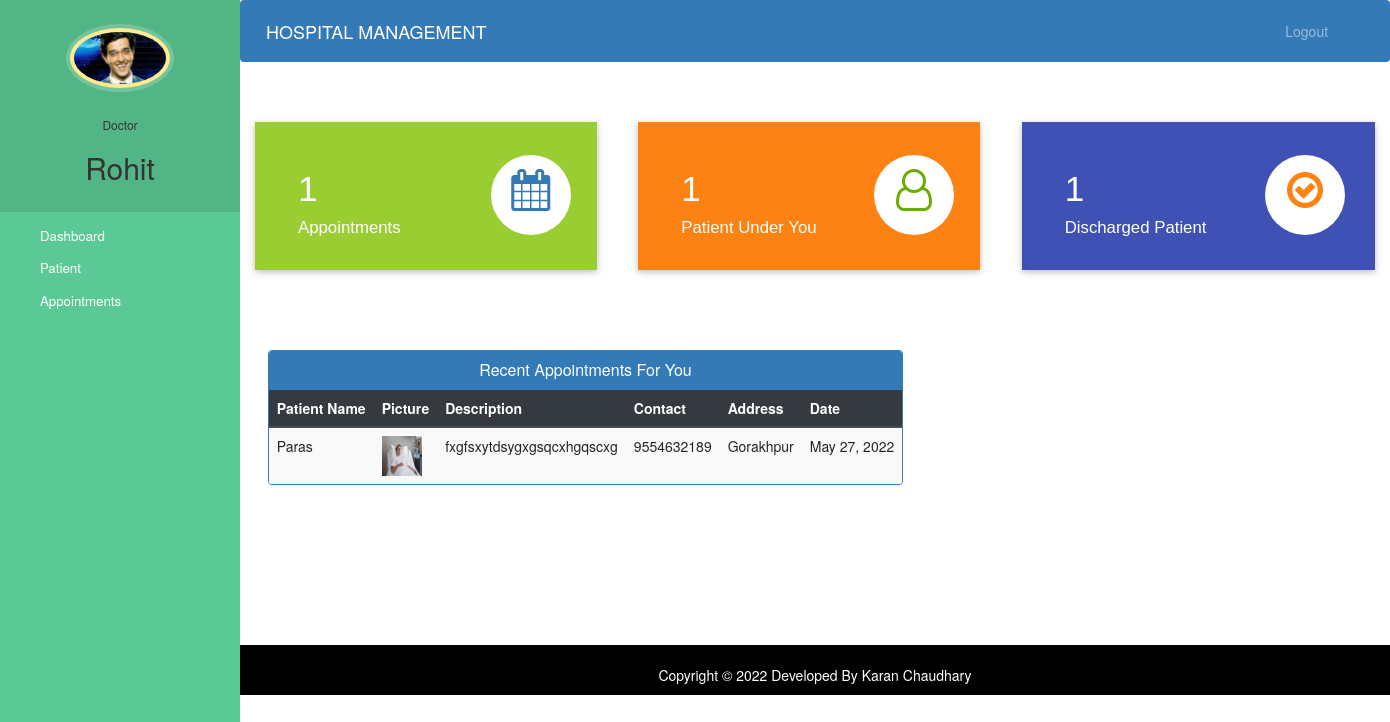
Screenshot of /doctor-dashboard (signed in) with the database file from the repository.
### hospital/models.py (models this page shows, shortened)
class Doctor(models.Model):
    user=models.OneToOneField(User,on_delete=models.CASCADE)
    profile_pic= models.ImageField(upload_to='profile_pic/DoctorProfilePic/',null=True,blank=True)
    address = models.CharField(max_length=40)
    mobile = models.CharField(max_length=20,null=True)
    department= models.CharField(max_length=50,choices=departments,default='Cardiologist')
    status=models.BooleanField(default=False)

class Appointment(models.Model):
    patientId=models.PositiveIntegerField(null=True)
    doctorId=models.PositiveIntegerField(null=True)
    patientName=models.CharField(max_length=40,null=True)
    doctorName=models.CharField(max_length=40,null=True)
    appointmentDate=models.DateField(auto_now=True)
    description=models.TextField(max_length=500)
    status=models.BooleanField(default=False)

class Patient(models.Model):
    user=models.OneToOneField(User,on_delete=models.CASCADE)
    profile_pic= models.ImageField(upload_to='profile_pic/PatientProfilePic/',null=True,blank=True)
    address = models.CharField(max_length=40)
    mobile = models.CharField(max_length=20,null=False)
    symptoms = models.CharField(max_length=100,null=False)
    assignedDoctorId = models.PositiveIntegerField(null=True)
    admitDate=models.DateField(auto_now=True)
    status=models.BooleanField(default=False)

### hospital/views.py (the view)
# urls.py: path('doctor-dashboard', views.doctor_dashboard_view,name='doctor-dashboard'),
@login_required(login_url='doctorlogin')
@user_passes_test(is_doctor)
def doctor_dashboard_view(request):
    patientcount=models.Patient.objects.all().filter(status=True,assignedDoctorId=request.user.id).count()
    appointmentcount=models.Appointment.objects.all().filter(status=True,doctorId=request.user.id).count()
    patientdischarged=models.PatientDischargeDetails.objects.all().distinct().filter(assignedDoctorName=request.user.first_name).count()
    appointments=models.Appointment.objects.all().filter(status=True,doctorId=request.user.id).order_by('-id')
    patientid=[]
    for a in appointments:
        patientid.append(a.patientId)
    patients=models.Patient.objects.all().filter(status=True,user_id__in=patientid).order_by('-id')
    appointments=zip(appointments,patients)
    mydict={
    'patientcount':patientcount,
    'appointmentcount':appointmentcount,
    'patientdischarged':patientdischarged,
    'appointments':appointments,
    'doctor':models.Doctor.objects.get(user_id=request.user.id), #for profile picture of doctor in sidebar
    }
    return render(request,'hospital/doctor_dashboard.html',context=mydict)

### hospital/views.py (called while the page is built)
def is_doctor(user):
    return user.groups.filter(name='DOCTOR').exists()

### templates/hospital/doctor_dashboard.html
{% extends 'hospital/doctor_base.html' %}
{% load static %}
{% block content %}
{%include 'hospital/doctor_dashboard_cards.html'%}
<br><br><br><br>
<div class="container">
  <div class="row">
    <div class="panel panel-primary" style="margin-left:2%;">
      <div class="panel-heading" style="text-align:center;">
        <h6 class="panel-title">Recent Appointments For You</h6>
      </div>
      <table class="table table-hover table-striped" id="dev-table">
        <thead class="thead-dark">
          <tr>
            <th>Patient Name</th>
            <th>Picture</th>
            <th>Description</th>
            <th>Contact</th>
            <th>Address</th>
            <th>Date</th>
          </tr>
        </thead>
        {% for a,p in appointments %}
        <tr>
          <td>{{a.patientName}}</td>
          <td> <img src="{% static p.profile_pic.url %}" alt="Profile Pic" height="40px" width="40px" /></td>
          <td>{{a.description}}</td>
          <td>{{p.mobile}}</td>
          <td>{{p.address}}</td>
          <td>{{a.appointmentDate}}</td>
        </tr>
        {% endfor %}
      </table>
    </div>
  </div>
</div>
{% endblock content %}

### templates/hospital/doctor_base.html (shortened to what this page needs)
<!DOCTYPE html>
{% load static %}
<html lang="en">
<head>
  <link rel="stylesheet" href="https://stackpath.bootstrapcdn.com/bootstrap/4.3.1/css/bootstrap.min.css">
  <link rel="stylesheet" href="https://maxcdn.bootstrapcdn.com/font-awesome/4.7.0/css/font-awesome.min.css">
</head>
<body>
  <nav class="menu" tabindex="0">
    <header class="avatar">
      <img src="{% static doctor.profile_pic.url %}" alt="Profile Pic" />
      <br><br>
      <h6>Doctor</h6>
      <h2>{{request.user.first_name}}</h2>
    </header>
    <ul>
      <li tabindex="0" class="icon-dashboard"> <a style="color:white; text-decoration:none;" href="/doctor-dashboard"><span>Dashboard</span></a> </li>
      <li tabindex="0" class="icon-users"> <a style="color:white; text-decoration:none;" href="/doctor-patient"><span>Patient</span></a></li>
      <li tabindex="0" class="icon-calendar"> <a style="color:white; text-decoration:none;" href="/doctor-appointment"><span>Appointments</span></a></li>
    </ul>
  </nav>
  <main>
    <div class="bs-example">
      <nav class="navbar navbar-expand-md  navbar-dark fixed-top" style="background:#337AB7;">
        <a href="/doctor-dashboard" class="navbar-brand">HOSPITAL MANAGEMENT</a>
        <div class="collapse navbar-collapse justify-content-between" id="navbarCollapse">
          <div class="navbar-nav" style=" margin-left: 90%;">
            <a href="/logout" class="nav-item nav-link">Logout</a>
          </div>
        </div>
      </nav>
    </div>
    <br><br>
    {% block content %}
    {% endblock content %}
    <br><br><br><br><br><br><br>
    <footer>
      <br>
      <div class="container">
        <div class="row">
          <div class="col-md-12 col-sm-12">
            <div style="color:#ffffff;" class="wow fadeInUp footer-copyright">
              <p>
                Copyright &copy; 2022 Developed By Karan Chaudhary </p>
            </div>
          </div>
        </div>
      </div>
    </footer>
  </main>
</body>
</html>

### templates/hospital/doctor_base.html (style rules this page uses)
a:link { text-decoration: none; }
a { color: white; }
footer { padding: 0px 0px 0px 0px; background-color: black; margin: 0px; }
p { text-align: center; }
body { padding-left: 240px; }
main { position: relative; height: 100vh; }
.menu { background: #5bc995; height: 100vh; width: 240px; position: fixed; top: 0px; left: 0; z-index: 5; outline: none; }
.menu .avatar { background: rgba(0, 0, 0, 0.1); padding: 2em 0.5em; text-align: center; }
.menu .avatar img { width: 100px; border-radius: 50%; overflow: hidden; border: 4px solid #ffea92; box-shadow: 0 0 0 4px rgba(255, 255, 255, 0.2); }
.menu .avatar h2 { font-weight: normal; margin-bottom: 0; }
.menu ul { list-style: none; padding: 0.5em 0; margin: 0; }
.menu ul li { padding: 0.5em 1em 0.5em 3em; font-size: 0.95em; font-weight: regular; background-repeat: no-repeat; background-position: left 15px center; background-size: auto 20px; transition: all 0.15s linear; cursor: pointer; }
.menu ul li.icon-dashboard { background-image: url("http://www.entypo.com/images//gauge.svg"); }
.menu ul li.icon-users { background-image: url("http://www.entypo.com/images//users.svg"); }
.menu ul li.icon-calendar { background-image: url("http://www.entypo.com/images//calendar.svg"); }

### rows the page displays
Doctor: profile_pic (picture)
Appointment: patientName "Paras", profile_pic (picture), description "fxgfsxytdsygxgsqcxhgqscxg", mobile "9554632189", address "Gorakhpur", appointmentDate "May 27, 2022"

### other values shown
{{ request.user.first_name }} "Rohit"
{{ appointmentcount }} "1"
{{ patientcount }} "1"
{{ patientdischarged }} "1"
